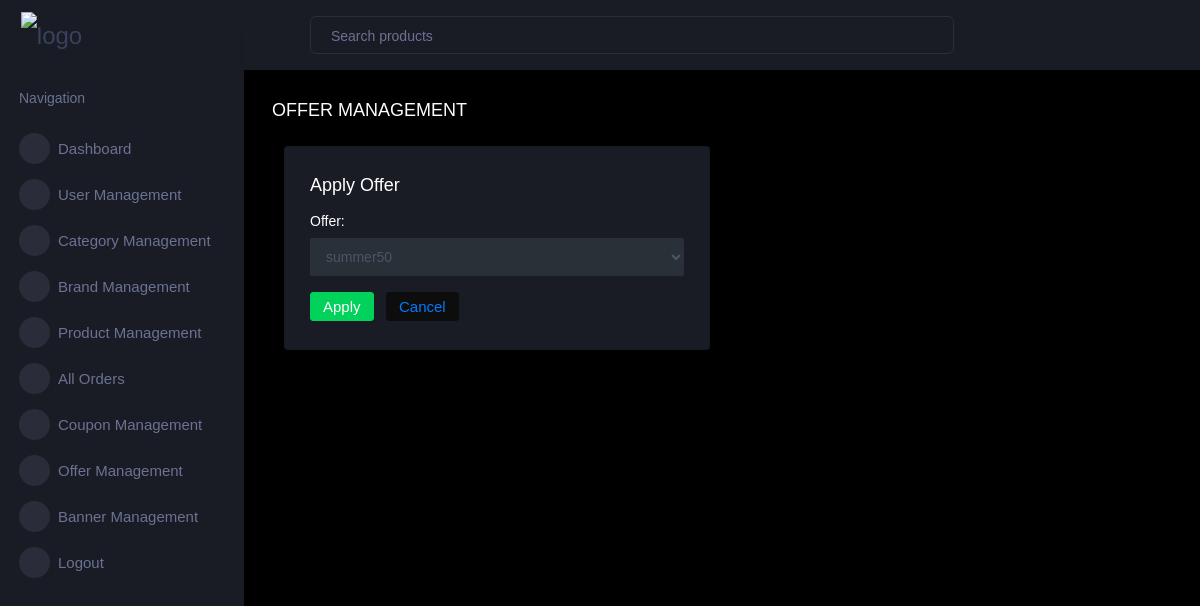
Before: /admin_dash/offers_for_product/35/ (signed in) with the older database file.
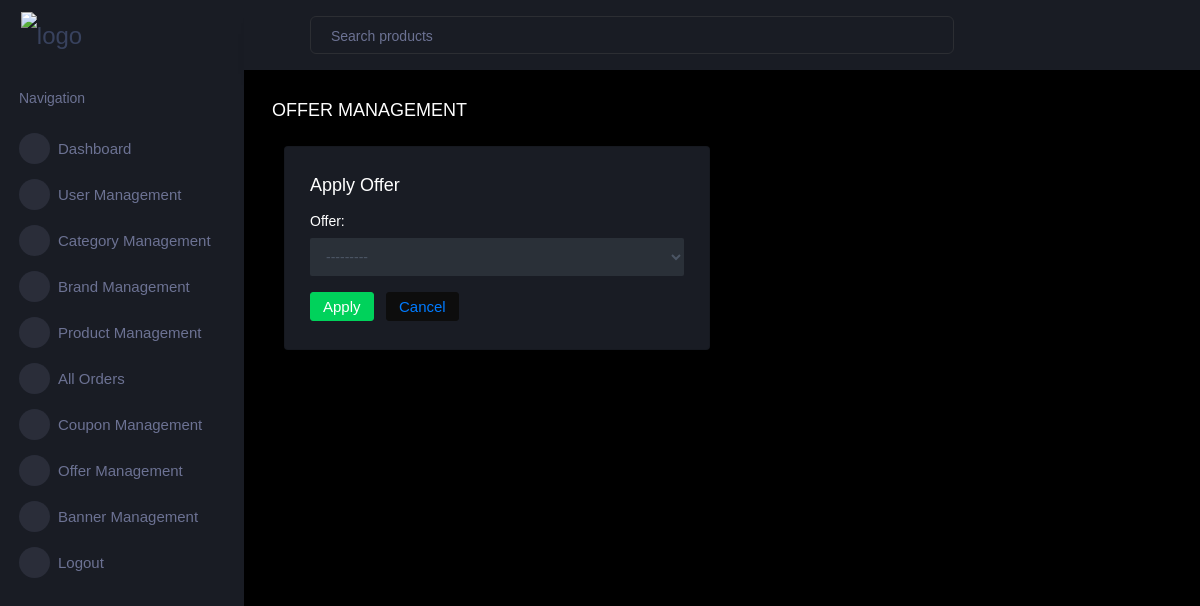
After: the same page with the newer database file.
### admin_dash/models.py (models this page shows, shortened)
class Product(models.Model) :
    STOCK = ('IN STOCK','IN STOCK'),('OUT OF STOCK','OUT OF STOCK')
    STATUS = ('Publish','Publish'),('Draft','Draft')
    name = models.CharField( max_length=200, unique=True)
    price = models.DecimalField(max_digits=10, decimal_places=2)
    description = models.TextField(null=True, blank=True)
    stock = models.CharField(choices=STOCK,max_length=50)
    status = models.CharField(choices=STATUS,max_length=50)
    created_date = models.DateTimeField( default=timezone.now)
    categories = models.ForeignKey(Category,on_delete=models.CASCADE)
    is_available = models.BooleanField(default=True)
    brand = models.ForeignKey(Brand, on_delete=models.CASCADE)
    offer = models.ForeignKey(Offer, on_delete=models.SET_NULL, blank=True, null=True)

### admin_dash/views.py (the view)
# urls.py: path('offers_for_product/<str:p_id>/', views.offers_for_product, name='offers_for_product'),
@login_required(login_url='admin_log_in')
def offers_for_product(request,p_id) :
    product = get_object_or_404(Product, id=p_id)
    form = ProductOfferForm(instance=product)
    return render(request, 'admin_dash/apply_offer_for_product.html',{'form':form,'product':product})

### admin_dash/forms.py
class ProductOfferForm(forms.ModelForm) :
    class Meta:
        model   = Product
        fields  = ['offer']
        widgets = {
            'offer': forms.Select(attrs={'class': 'form-control'}),
        }
    def __init__(self, *args, **kwargs):
        super(ProductOfferForm, self).__init__(*args, **kwargs)
        self.fields['offer'].queryset = Offer.objects.filter(is_block=False)

### admin_dash/models.py (called while the page is built)
    def __str__(self) -> str:
        return self.title

### cart/context_processors.py (called while the page is built)
def cart_count(request):
    cart_item_count = 0
    if request.user.is_authenticated:
        cart_item_count = Cart.objects.filter(user=request.user).count()
    return {'cart_item_count': cart_item_count}

def wishlist_count(request) :
    wishlist_item_count = 0
    if request.user.is_authenticated :
        wishlist_item_count = Wishlist.objects.filter(user=request.user).count()
    return {'wishlist_item_count': wishlist_item_count}

### templates/admin_dash/apply_offer_for_product.html (shortened to what this page needs)
{% extends 'admin_dash/dash.html'%}
{% load static%}
{% block content %}
<div class="main-panel">
    <div class="content-wrapper">
      <div class="page-header">
        <h3 class="page-title">OFFER MANAGEMENT</h3>
      </div>
        <div class="col-md-6 grid-margin stretch-card">
          <div class="card">
            <div class="card-body">
              <h4 class="card-title">Apply Offer</h4>
              <form class="forms-sample" action="{% url 'update_product_offer' product.id%}" method='POST'>
                    <div class="form-group">
                        {{ form.offer.label_tag }}
                        {{ form.offer }}
                    </div>
                   <button type="submit" class="btn btn-success mr-2">Apply</button>
                   <button class="btn btn-dark"><a href="{% url 'viwe_product_offers'%}">Cancel</a></button>
              </form>
            </div>
          </div>
        </div>
    </div>
</div>
{% endblock content %}

Changed rows visible on the page:
changed Product: offer "summer50" → "---------"
